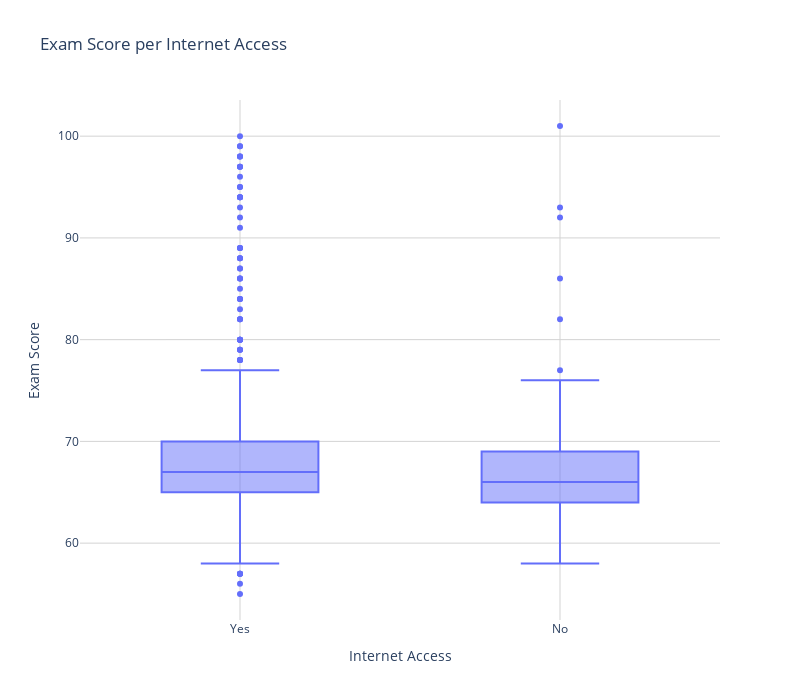

Notebook cell for this chart:
### Code cell
import pandas as pd
import plotly.express as px

# Laad de dataset in
df1 = pd.read_csv("StudentPerformanceFactors.csv")
df2 = pd.read_csv("gameandgrade.csv")
df3 = pd.read_csv("ResearchInformation3.csv")
# Maak de boxplot in Plotly
fig = px.box(
    df1,
    x="Internet_Access",
    y="Exam_Score",
    # points="all",  # toont alle individuele punten
    title="Exam Score per Internet Access"
)

# Layout aanpassen
fig.update_layout(
    width=800,   # Breedte in pixels
    height=700,  # Hoogte in pixels
    xaxis_title="Internet Access", 
    yaxis_title="Exam Score",
    plot_bgcolor="white",
    xaxis=dict(showgrid=True, gridcolor="lightgrey"),
    yaxis=dict(showgrid=True, gridcolor="lightgrey")
)

# Toon de interactieve plot
fig.show()

### Figure 1 — Plotly figure (JSON) as saved in the notebook; plotly's stock layout.template omitted (floating-point values rounded to 4 significant figures; data arrays with more than 128 entries replaced by an {"elided": "..."} marker saying what was removed)
{"data": [{"alignmentgroup": "True", "hovertemplate": "Internet_Access=%{x}<br>Exam_Score=%{y}<extra></extra>", "legendgroup": "", "marker": {"color": "#636efa"}, "name": "", "notched": false, "offsetgroup": "", "orientation": "v", "showlegend": false, "type": "box", "x": {"elided": "6607 str values"}, "x0": " ", "xaxis": "x", "y": {"elided": "6607 int values"}, "y0": " ", "yaxis": "y"}], "layout": {"boxmode": "group", "height": 700, "legend": {"tracegroupgap": 0}, "plot_bgcolor": "white", "title": {"text": "Exam Score per Internet Access"}, "width": 800, "xaxis": {"anchor": "y", "autorange": true, "domain": [0, 1], "gridcolor": "lightgrey", "range": [-0.5, 1.5], "showgrid": true, "title": {"text": "Internet Access"}, "type": "category"}, "yaxis": {"anchor": "x", "autorange": true, "domain": [0, 1], "gridcolor": "lightgrey", "range": [52.44, 103.6], "showgrid": true, "title": {"text": "Exam Score"}, "type": "linear"}}}
